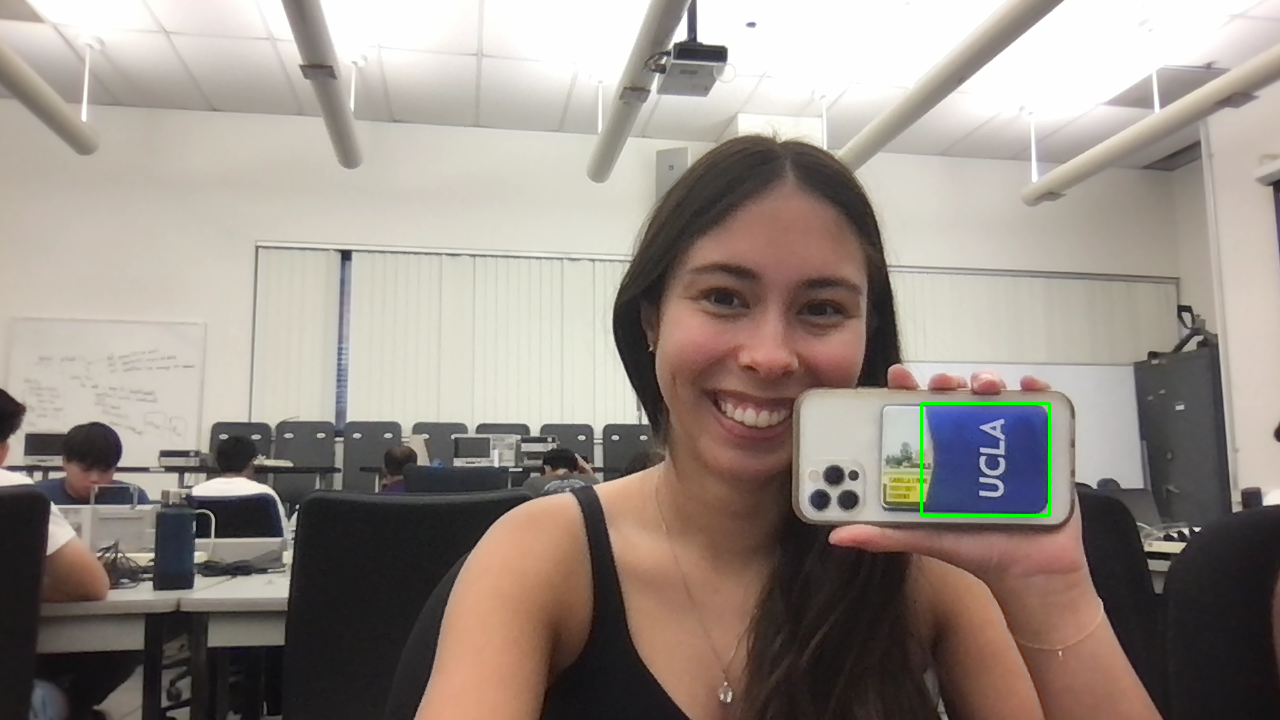
#> input picture 4.1.png, 1280 x 720 px, given in place of the camera
$ python blue_box.py
#> lines starting #> are read from the running program, lines starting #| are printed output that depends on the picture; after the words box and inside, x2 and y2 are one past the last pixel; in counts of white or black regions, pixels touching at a corner belong together

# used the following links to start code
# https://docs.opencv.org/4.x/df/d9d/tutorial_py_colorspaces.html
# https://docs.opencv.org/4.x/dd/d49/tutorial_py_contour_features.html
# I combined the two to use the mask from the first and the ability to get a box from the latter

import cv2 as cv
import numpy as np
cap = cv.VideoCapture(0)
while(1):
    # Take each frame
    _, frame = cap.read()
#> frame is the input picture: shape (720, 1280, 3); mean B, G, R 134.8, 142.1, 152.3
    # Convert BGR to HSV
    hsv = cv.cvtColor(frame, cv.COLOR_BGR2HSV)
#> hsv: shape (720, 1280, 3); mean H, S, V 42.8, 38.8, 154
    # define range of blue color in HSV

    lower_blue = np.array([110,50,50])
    upper_blue = np.array([130,255,255])

    # Threshold the HSV image to get only blue colors
    mask = cv.inRange(hsv, lower_blue, upper_blue)
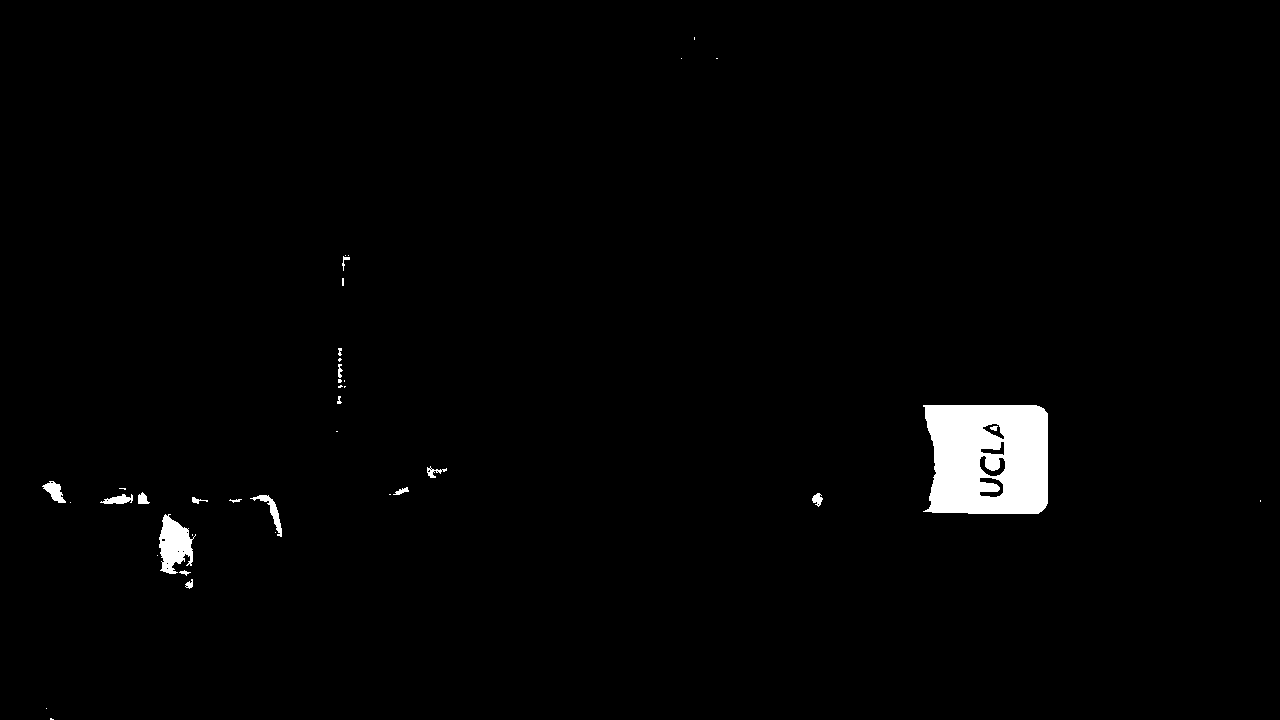
#> mask: shape (720, 1280); 1.6% white; 39 white regions (21 under 20 px)
    # Bitwise-AND mask and original image
    res = cv.bitwise_and(frame,frame, mask= mask)

    rect = frame
    contours,hierarchy = cv.findContours(mask, 1, 2)
#> contours = 57 contours, 41 with area under 20; largest, box (x1, y1, x2, y2) and area: (923, 405, 1048, 514) 12454, (159, 514, 196, 574) 1232, (979, 477, 1004, 498) 266, (979, 455, 1006, 477) 261, (250, 495, 282, 537) 244
    if (contours):
        max_contour = max(contours, key = cv.contourArea)
#> max_contour = contour of 79 points, box (x1, y1, x2, y2) (923, 405, 1048, 514), area 12454
        x,y,w,h = cv.boundingRect(max_contour)
#> x = 923; y = 405; w = 125; h = 109
        rect = cv.rectangle(frame,(x,y),(x+w,y+h),(0,255,0),2)
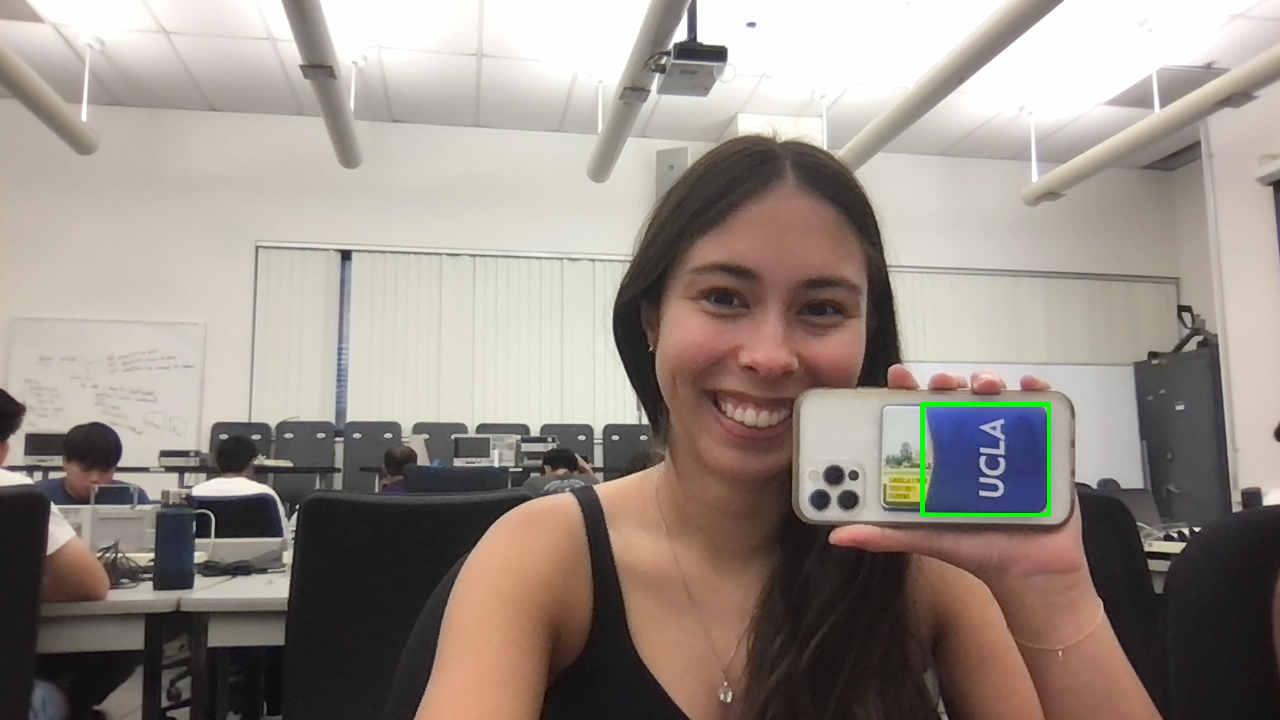
#> rect: shape (720, 1280, 3); 0.08% of pixels changed, all inside (x1, y1, x2, y2) = (923, 405, 1048, 514)

    cv.imshow('frame',frame)
    cv.imshow('mask',mask)

    k = cv.waitKey(5) & 0xFF
#> (key Esc is pressed here)
    if k == 27:
        break
cv.destroyAllWindows()
